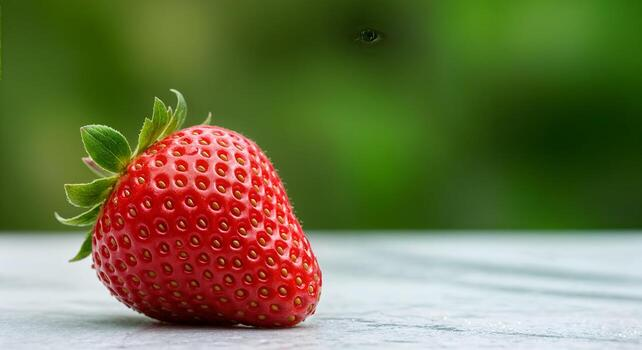
#> input picture A2_Histogram_Equalization/image.jpg, 642 x 350 px
$ python Gaussian_Filter.py
#> lines starting #> are read from the running program, lines starting #| are printed output that depends on the picture
from pathlib import Path

import cv2
import numpy as np
import matplotlib.pyplot as plt

SCRIPT_DIR = Path(__file__).resolve().parent
IMAGE_PATH = SCRIPT_DIR / "image.jpg"

image = cv2.imread(str(IMAGE_PATH), cv2.IMREAD_GRAYSCALE)
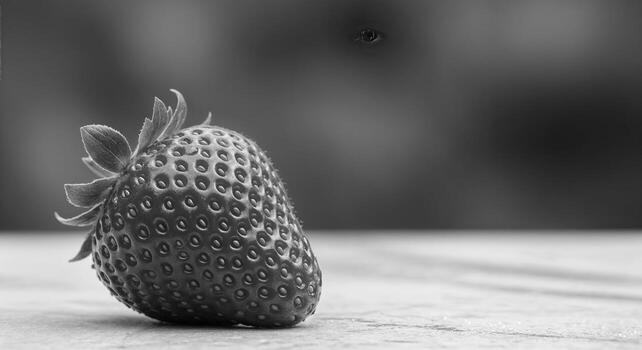
#> image: shape (350, 642); min 0, max 253, mean 110.1
if image is None:
    raise FileNotFoundError(f"Could not load image: {IMAGE_PATH}")

size = 5
sigma = 1

# Create a 2D Gaussian kernel
kernel = np.zeros((size,size))

center = size//2

for  i in range(size):
    for j in range(size):
        x = i - center
        y = j - center

        # kernel[i,j]= np.exp(-(x**2+y**2)/(2*sigma**2))
        # kernel[i,j]= (1/(2*np.pi*sigma**2))*np.exp(-(x**2+y**2)/(2*sigma**2))
        # kernel[i,j]= (-x/(sigma*sigma))*np.exp(-(x**2+y**2)/(2*sigma**2))
        r = x**2+y**2
        kernel[i,j]= ((r-2*sigma**2)/(sigma**4))*np.exp(-r/(2*sigma**2))


kernel = kernel / np.sum(kernel)
print(kernel)

height = image.shape[0]
#> height = 350
length = image.shape[1]
#> length = 642

result = np.zeros((height,length))

pad = size //2

for i in range(pad,height-pad):
    for j in range(pad,length-pad):
        part= image[i-pad:i+pad+1, j-pad:j+pad+1]

        result[i,j]= np.sum(part*kernel)
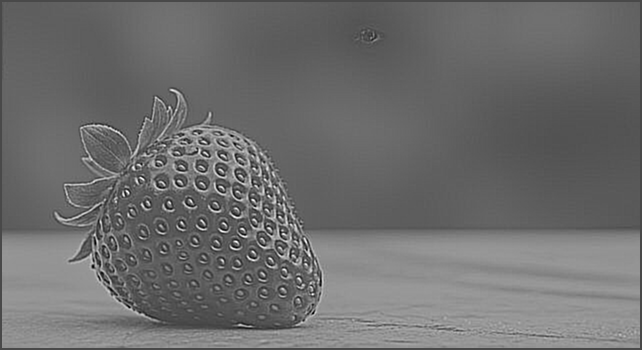
#> result: shape (350, 642) float64; min -220.3, max 543.4, mean 107.7; drawn with min black and max white

result = np.clip(result,0,255).astype(np.uint8)
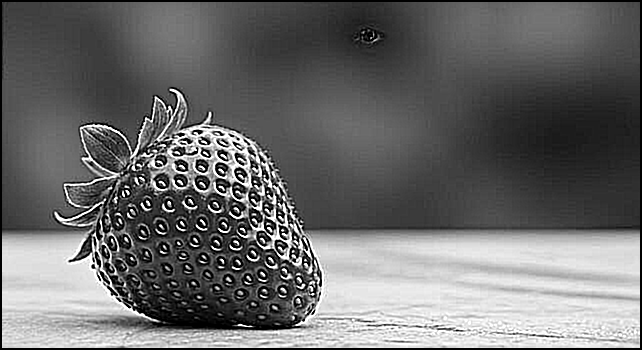
#> result: shape (350, 642); min 0, max 255, mean 107

plt.subplot(1, 2, 1)
plt.imshow(image, cmap="gray")
plt.title("Original")
plt.axis("off")

plt.subplot(1, 2, 2)
plt.imshow(result, cmap="gray")
plt.title("Filtered")
plt.axis("off")

plt.show()
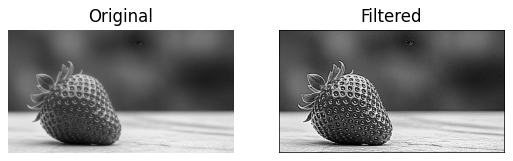
#> figure drawn by matplotlib, 2 panels
